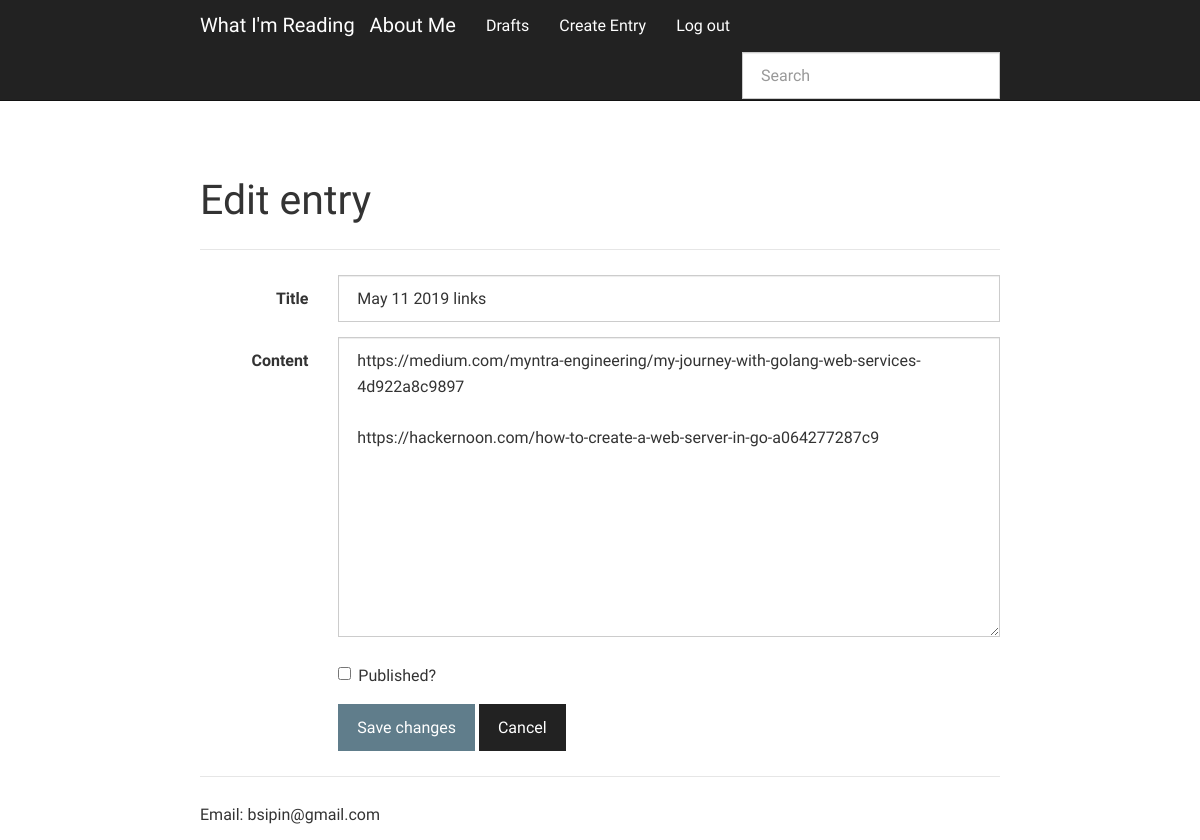
The page /may-11-2019-links/edit/ (signed in) on the database as committed earlier.
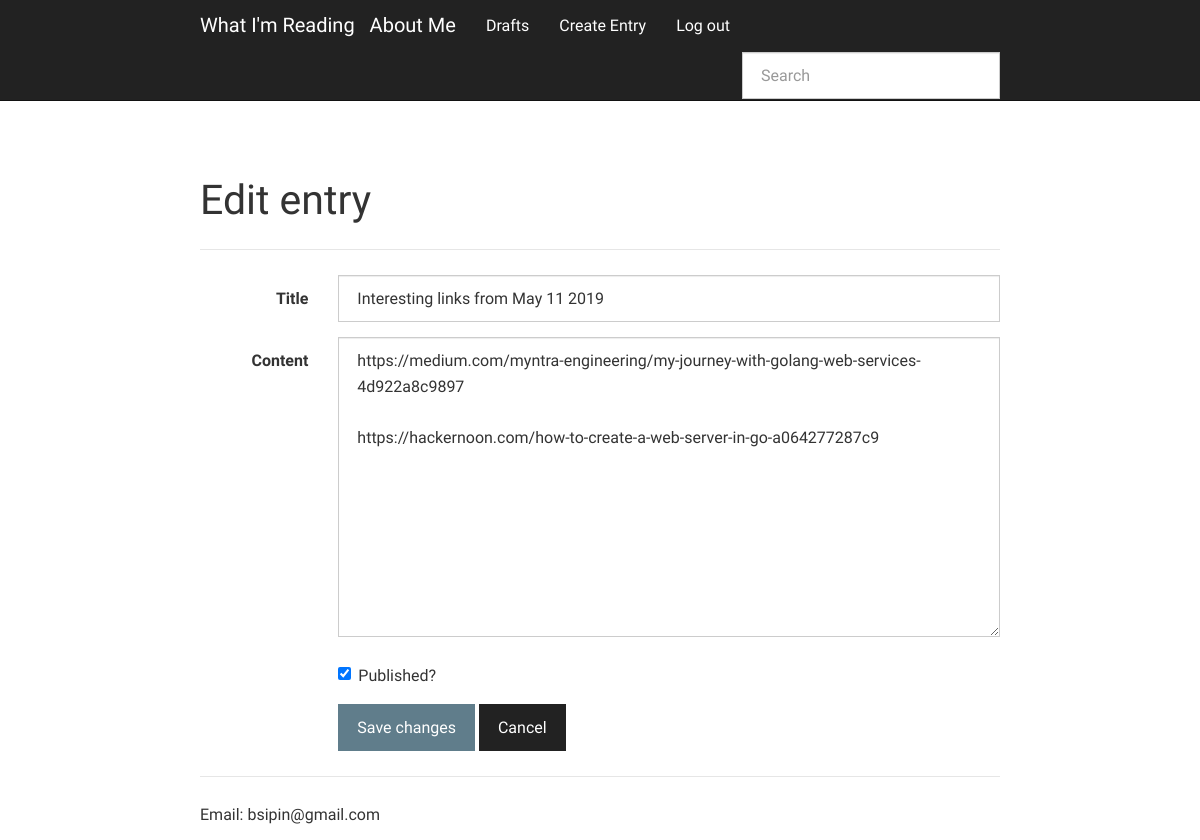
The same page on the database as committed later.
### app.py (models this page shows, shortened)
class Entry(flask_db.Model):
    title = CharField()
    slug = CharField(unique=True)
    content = TextField()
    published = BooleanField(index=True)
    timestamp = DateTimeField(default=datetime.datetime.now, index=True)

### app.py (the view)
@app.route('/<slug>/edit/', methods=['GET', 'POST'])
@login_required
def edit(slug):
    entry = get_object_or_404(Entry, Entry.slug == slug)
    return _create_or_edit(entry, 'edit.html')

### app.py (called while the page is built, shortened)
def login_required(fn):
    @functools.wraps(fn)
    def inner(*args, **kwargs):
        if session.get('logged_in'):
            return fn(*args, **kwargs)
        return redirect(url_for('login', next=request.path))
    return inner

def _create_or_edit(entry, template):
    return render_template(template, entry=entry)

### templates/edit.html (shortened to what this page needs)
{% extends "create.html" %}
{% block content_title %}Edit entry{% endblock %}
{% block form_action %}{{ url_for('edit', slug=entry.slug) }}{% endblock %}
{% block save_button %}Save changes{% endblock %}

### templates/create.html (shortened to what this page needs)
{% extends "base.html" %}
{% block content %}
  <form action="{% block form_action %}{{ url_for('create') }}{% endblock %}" class="form-horizontal" method="post">
    <div class="form-group">
      <label for="title" class="col-sm-2 control-label">Title</label>
      <div class="col-sm-10">
        <input class="form-control" id="title" name="title" type="text" value="{{ entry.title }}">
      </div>
    </div>
    <div class="form-group">
      <label for="Content" class="col-sm-2 control-label">Content</label>
      <div class="col-sm-10">
        <textarea class="form-control" id="content" name="content" style="height: 300px;">{{ entry.content }}</textarea>
      </div>
    </div>
    <div class="form-group">
      <div class="col-sm-offset-2 col-sm-10">
        <div class="checkbox">
          <label>
            <input name="published" type="checkbox" value="y"{% if entry.published %} checked="checked"{% endif %}> Published?
          </label>
        </div>
      </div>
    </div>
    <div class="form-group">
      <div class="col-sm-offset-2 col-sm-10">
        <button class="btn btn-primary" type="submit">{% block save_button %}Create{% endblock %}</button>
        <a class="btn btn-default" href="{{ url_for('index') }}">Cancel</a>
      </div>
    </div>
  </form>
{% endblock %}

Rows that differ between the two databases and show on the page:
changed Entry: title "May 11 2019 links" → "Interesting links from May 11 2019"; published "☐" → "☑"
